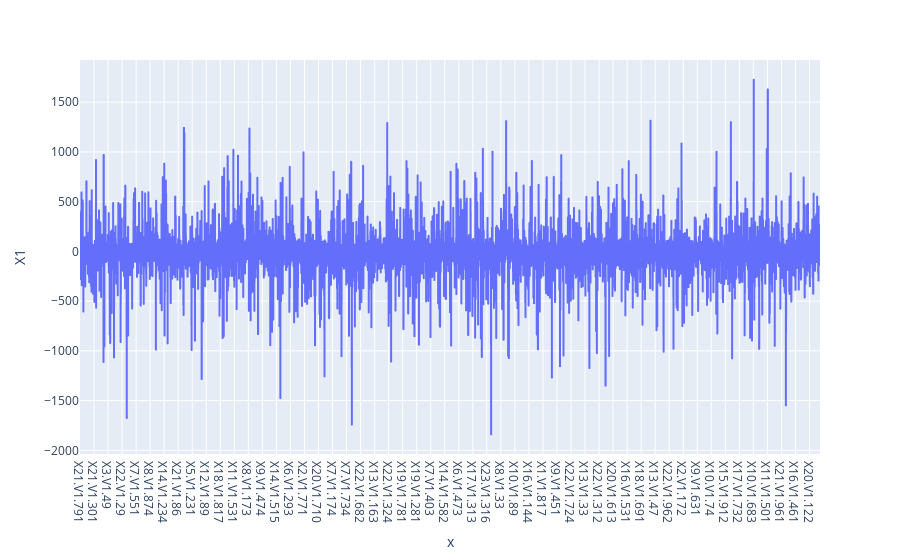

Write notebook code for a chart like this one.
### Code cell
#EEG value of X1 among 11500 instances
index=df.index
fig = px.line(df, x=index, y='X1')
fig.show()

### Figure 1 — Plotly figure (JSON) as saved in the notebook; plotly's stock layout.template omitted (floating-point values rounded to 4 significant figures; data arrays with more than 128 entries replaced by an {"elided": "..."} marker saying what was removed)
{"data": [{"hovertemplate": "x=%{x}<br>X1=%{y}<extra></extra>", "legendgroup": "", "line": {"color": "#636efa", "dash": "solid"}, "mode": "lines", "name": "", "showlegend": false, "type": "scattergl", "x": {"elided": "11500 str values"}, "xaxis": "x", "y": {"elided": "11500 int values"}, "yaxis": "y"}], "layout": {"legend": {"tracegroupgap": 0}, "margin": {"t": 60}, "xaxis": {"anchor": "y", "domain": [0, 1], "title": {"text": "x"}}, "yaxis": {"anchor": "x", "domain": [0, 1], "title": {"text": "X1"}}}}
